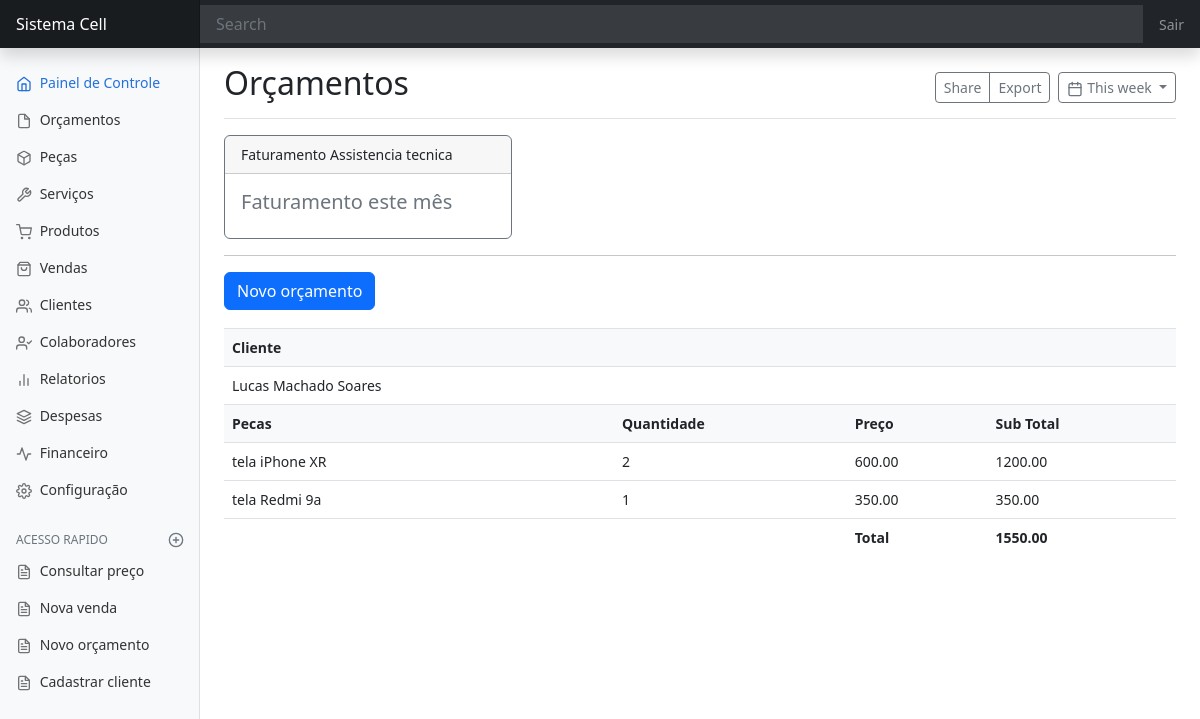
Page /orcamento/ on the earlier database version.
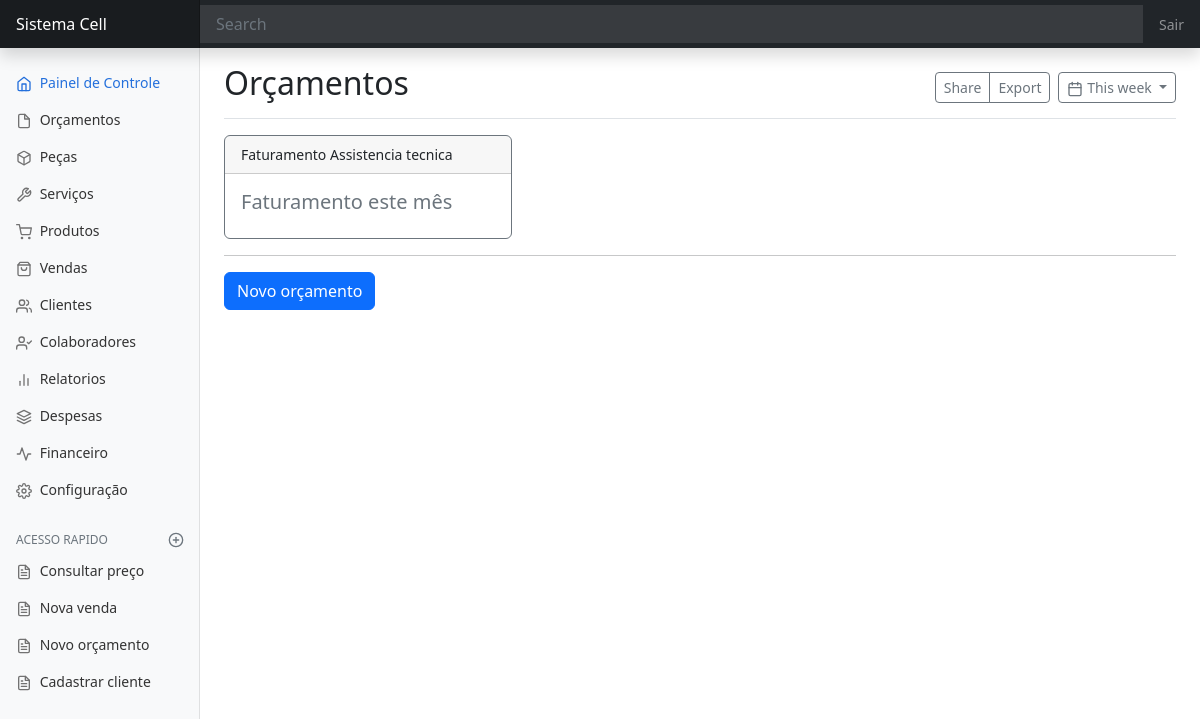
Same page on the later database version.
### orcamento/models.py (models this page shows, shortened)
class Orcamento(models.Model):
    cliente = models.ForeignKey(Cliente, on_delete=models.CASCADE)
    class Meta:
        ordering = ('-pk',)
    def total(self):
        qs = self.orcamento_items.filter(orcamento=self.pk).values_list('preco_orcamento', 'quantidade') or 0
        t = 0 if isinstance(qs, int) else sum(map(lambda q: q[0] * q[1], qs))
        return t

class ItemsOrcamento(models.Model):
    orcamento = models.ForeignKey(
        Orcamento,
        on_delete=models.SET_NULL,
        related_name='orcamento_items',
        null=True,
        blank=True
    )
    peca = models.ForeignKey(
        Pecas,
        on_delete=models.CASCADE,
    )
    quantidade = models.IntegerField()
    preco_orcamento = models.DecimalField(max_digits=9, decimal_places=2)
    class Meta:
        ordering = ('pk',)
    def subtotal(self):
        return self.preco_orcamento * (self.quantidade or 0)

### cliente/models.py (models this page shows, shortened)
class Cliente(models.Model):
    nome_cliente = models.CharField(max_length=90)

### peca/models.py (models this page shows)
class Pecas(models.Model):
    nome_peca = models.CharField(max_length=99)
    preco_peca = models.DecimalField(max_digits=9, decimal_places=2)
    def __str__(self):
        return self.nome_peca

### orcamento/views.py (the view)
# urls.py: path('orcamento/', ListaOrcamento.as_view(), name='orcamento'),
class ListaOrcamento(ListView):
    template_name = 'orcamento/pagina-inicial-orcamento.html'
    model = Orcamento

### orcamento/templates/orcamento/pagina-inicial-orcamento.html (shortened to what this page needs)
{% extends 'dashboard/pagina-inicial.html' %}
{% load orcamento_extra %}
{% block titulo %} Orçamentos {% endblock titulo %}
{% block conteudo%}
<div class="card border-secondary mb-3" style="max-width: 18rem;">
    <div class="card-header">Faturamento Assistencia tecnica</div>
    <div class="card-body text-secondary">
        <h5 class="card-title">Faturamento este mês</h5>
    </div>
</div>
<hr>
<a class="btn btn-primary"
   data-toggle="modal"
   data-target="#staticBackdrop"
   hx-get="{% url 'cadastrar-orcamento' %}"
   hx-target="#adicionar-conteudo">Novo orçamento</a>
<div style="padding-top:18px">
    <table class="table">
        <tbody id="orcamento-Tbody">
        {% include 'orcamento/tabela/tabela-orcamento.html' %}
        </tbody>
    </table>
</div>
{% endblock conteudo%}

### dashboard/templates/dashboard/pagina-inicial.html (shortened to what this page needs)
{% load static %}
<!doctype html>
<html lang="pt-br">
<head>
    <link href="{% static 'css/bootstrap.min.css' %}" rel="stylesheet">
    <link href="https://cdn.jsdelivr.net/npm/bootstrap@5.2.1/dist/css/bootstrap.min.css" rel="stylesheet">
    <link href="{% static 'css/dashboard.css' %}" rel="stylesheet">
   <link rel="stylesheet" type="text/css" href="https://cdn.datatables.net/v/bs5/dt-1.12.1/datatables.min.css"/>
    <link rel="stylesheet" href="https://cdnjs.cloudflare.com/ajax/libs/font-awesome/6.2.0/css/all.min.css"
/>
    <link href="https://cdn.jsdelivr.net/npm/select2@4.1.0-rc.0/dist/css/select2.min.css" rel="stylesheet"/>
</head>
<body>
<nav class="navbar navbar-dark sticky-top bg-dark flex-md-nowrap p-0 shadow">
    <a class="navbar-brand col-md-3 col-lg-2 mr-0 px-3" href="#">Sistema Cell</a>
    <input class="form-control form-control-dark w-100" type="text" placeholder="Search" aria-label="Search">
    <ul class="navbar-nav px-3">
        <li class="nav-item text-nowrap">
            <a class="nav-link" href="#">Sair</a>
        </li>
    </ul>
</nav>
<div class="container-fluid">
    <div class="row">
        <nav id="sidebarMenu" class="col-md-3 col-lg-2 d-md-block bg-light sidebar collapse">
            <div class="sidebar-sticky pt-3">
                <ul class="nav flex-column">
                    <li class="nav-item">
                        <a class="nav-link active" href="{% url 'inicio' %}">
                            <span data-feather="home"></span>
                            Painel de Controle <span class="sr-only">(current)</span>
                        </a>
                    </li>
                    <li class="nav-item">
                        <a class="nav-link" href="{% url 'orcamento' %}">
                            <span data-feather="file"></span>
                            Orçamentos
                        </a>
                    </li>
                    <li class="nav-item">
                        <a class="nav-link" href="{% url 'pecas' %}">
                            <span data-feather="box"></span>
                            Peças
                        </a>
                    </li>
                    <li class="nav-item">
                        <a class="nav-link" href="{% url 'servicos' %}">
                            <span data-feather="tool"></span>
                            Serviços
                        </a>
                    </li>
                    <li class="nav-item">
                        <a class="nav-link" href="{% url 'produtos' %}">
                            <span data-feather="shopping-cart"></span>
                            Produtos
                        </a>
                    </li>
                    <li class="nav-item">
                        <a class="nav-link" href="{% url 'sale'  %}">
                            <span data-feather="shopping-bag"></span>
                            Vendas
                        </a>
                    </li>
                    <li class="nav-item">
                        <a class="nav-link" href="{% url 'cliente' %}">
                            <span data-feather="users"></span>
                            Clientes
                        </a>
                    <li class="nav-item">
                        <a class="nav-link" href="{% url 'colaborador' %}">
                            <span data-feather="user-check"></span>
                            Colaboradores
                        </a>
                    </li>
                    <li class="nav-item">
                        <a class="nav-link" href="{% url 'relatorio' %}">
                            <span data-feather="bar-chart-2"></span>
                            Relatorios
                        </a>
                    </li>
                    <li class="nav-item">
                        <a class="nav-link" href="{% url 'despesa' %}">
                            <span data-feather="layers"></span>
                            Despesas
                        </a>
                    </li>
                    <li class="nav-item">
                        <a class="nav-link" href="{% url 'financeiro' %}">
                            <span data-feather="activity"></span>
                            Financeiro
                        </a>
                    </li>
                    <li class="nav-item">
                        <a class="nav-link" href="{% url 'configuracao' %}">
                            <span data-feather="settings"></span>
                            Configuração
                        </a>
                    </li>
                </ul>
                <h6 class="sidebar-heading d-flex justify-content-between align-items-center px-3 mt-4 mb-1 text-muted">
                    <span>ACESSO RAPIDO</span>
                    <a class="d-flex align-items-center text-muted" href="#" aria-label="Add a new report">
                        <span data-feather="plus-circle"></span>
                    </a>
                </h6>
                <ul class="nav flex-column mb-2">
                    <li class="nav-item">
                        <a class="nav-link" href="#">
                            <span data-feather="file-text"></span>
                            Consultar preço
                        </a>
                    </li>
                    <li class="nav-item">
                        <a class="nav-link" data-toggle="modal"
                           data-target="#staticBackdrop"
                           hx-get="{% url 'vendas' %}"
                           hx-target="#addConteudo"
                           hx-swap="innerHTML">
                            <span data-feather="file-text"></span>
                            Nova venda
                        </a>
                    </li>
                    <li class="nav-item">
                        <a class="nav-link"
                           data-toggle="modal"
                           data-target="#staticBackdrop"
                           hx-get="{% url 'cadastrar-orcamento' %}"
                           hx-target="#addConteudo"
                           hx-swap="innerHTML">
                            <span data-feather="file-text"></span>
                            Novo orçamento
                        </a>
                    </li>
                    <li class="nav-item">
                        <a class="nav-link" href="#">
                            <span data-feather="file-text"></span>
                            Cadastrar cliente
                        </a>
                    </li>
                </ul>
            </div>
        </nav>
        <main role="main" class="col-md-9 ml-sm-auto col-lg-10 px-md-4">
            <div class="d-flex justify-content-between flex-wrap flex-md-nowrap align-items-center pt-3 pb-2 mb-3 border-bottom">
                <h1 class="h2">{% block titulo %}Painel de controle{% endblock titulo %}</h1>
                <div class="btn-toolbar mb-2 mb-md-0">
                    <div class="btn-group mr-2">
                        <button type="button" class="btn btn-sm btn-outline-secondary">Share</button>
                        <button type="button" class="btn btn-sm btn-outline-secondary">Export</button>
                    </div>
                    <button type="button" class="btn btn-sm btn-outline-secondary dropdown-toggle">
                        <span data-feather="calendar"></span>
                        This week
                    </button>
                </div>
            </div>
            {% block conteudo %}
            {% endblock conteudo %}
        </main>
    </div>
</div>
</body>
</html>

### orcamento/templates/orcamento/tabela/tabela-orcamento.html
{% for object in object_list %}
    {% include 'orcamento/tabela/linhas-tabela-orcamento.html' %}
{% endfor %}

### orcamento/templates/orcamento/tabela/linhas-tabela-orcamento.html
<tr class="bg-light">
        <th>Cliente</th>
        <th></th>
        <th></th>
        <th></th>
    </tr>
    <tr>
        <td>{{object.cliente.nome_cliente}}</td>
        <td></td>
        <td></td>
        <td></td>
    </tr>
    <tr class="bg-light">
        <th>Pecas</th>
        <th>Quantidade</th>
        <th>Preço</th>
        <th>Sub Total</th>
    </tr>
    {% for items in object.orcamento_items.all %}
    <tr>
        <td>{{ items.peca }}</td>
        <td>{{ items.quantidade }}</td>
        <td>{{ items.preco_orcamento }}</td>
        <td>{{ items.subtotal }}</td>
    </tr>
    {% endfor %}
    <tr class="bg-default table-borderless">
        <td></td>
        <td></td>
        <th>Total</th>
        <th>{{ object.total }}</th>
    </tr>

### static/css/dashboard.css (style rules this page uses)
body { font-size: .875rem; }
.feather { width: 16px; height: 16px; vertical-align: text-bottom; }
.sidebar { position: fixed; top: 0; bottom: 0; left: 0; z-index: 100; padding: 48px 0 0; box-shadow: inset -1px 0 0 rgba(0, 0, 0, .1); }
.sidebar-sticky { position: relative; top: 0; height: calc(100vh - 48px); padding-top: .5rem; overflow-x: hidden; overflow-y: auto; }
.sidebar .nav-link { font-weight: 500; color: #333; }
.sidebar .nav-link .feather { margin-right: 4px; color: #727272; }
.sidebar .nav-link.active { color: #2470dc; }
.sidebar .nav-link:hover .feather, .sidebar .nav-link.active .feather { color: inherit; }
.sidebar-heading { font-size: .75rem; text-transform: uppercase; }
.navbar-brand { padding-top: .75rem; padding-bottom: .75rem; font-size: 1rem; background-color: rgba(0, 0, 0, .25); box-shadow: inset -1px 0 0 rgba(0, 0, 0, .25); }
.navbar .form-control { padding: .75rem 1rem; border-width: 0; border-radius: 0; }
.form-control-dark { color: #fff; background-color: rgba(255, 255, 255, .1); border-color: rgba(255, 255, 255, .1); }

Differences in the rows shown:
removed Orcamento: cliente.nome_cliente "Lucas Machado Soares", total "1550.00"
removed ItemsOrcamento: peca "tela iPhone XR", quantidade "2", preco_orcamento "600.00", subtotal "1200.00"
removed ItemsOrcamento: peca "tela Redmi 9a", quantidade "1", preco_orcamento "350.00", subtotal "350.00"
